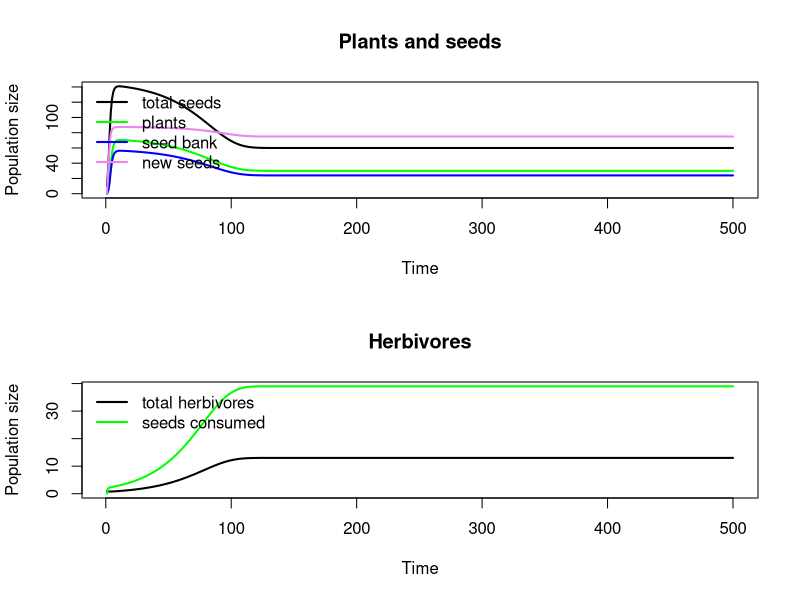

Reproduce this figure in R.

# model an annual plant with a seed predator
# the predator consumers seeds after they are produced and 
# before they are incorporated in the seed bank

# set your working directory
setwd("G:/My Drive/AdlerLabDocs/PlantPopEcol/code")

### define population growth function-----------------------

seed_herbivore_growth <- function(N,g,s,fec,alpha,H,s_H,a,h,b){
  
  # plants
  germinants <- g*N   # number of plants germinating out of the seed bank
  surv_seeds <- N*(1-g)*s  # number of ungerminated seeds that survive
  new_seeds <- fec*germinants/(1+alpha*germinants)  # fecundity (production of new seeds)
  consumed_seeds <- a*new_seeds*H/(1 + a*h*new_seeds)  # seed consumed by the herbivore, Type II functional response
  if(consumed_seeds>new_seeds) consumed_seeds<- new_seeds  # impose realistic limit on seed consumption
  total_seeds <- surv_seeds + new_seeds - consumed_seeds
  
  # herbivores
  surv_herbivores <- H*s_H
  new_herbivores <- b*consumed_seeds
  total_herbivores <- surv_herbivores + new_herbivores
  
  # format output
  plant_out <- c(total_seeds,germinants,surv_seeds,new_seeds)
  herbivore_out <- c(total_herbivores,consumed_seeds)
  return(list(plant_out=plant_out,herbivore_out=herbivore_out))
  
}

### set plant parameters ------------------------------------------
fec_mu <- 10      # mean fecundity (must be > 0)
fec_sigma <- 0  # year-to-year standard deviation of fecundity (must be >= 0)
g <- 0.5        # germination rate
s <- 0.8              # survival of ungerminated seeds
alpha <- 0.1          # density dependence

### set seed predator (herbivore = H) parameters
s_H <- 0.4   # herbivore survival rate
a <- 0.1   # herbivore attack rate
h  <- 0.2   # handling time
b <- 0.2   # number of new herbivores per seeds consumed

### set-up simulation ------------------------------------------

timesteps <- 500  # number of time steps to simulate

# matrix to store plant and seed data
Nmatrix <- matrix(NA,nrow=timesteps,ncol=4)  
colnames(Nmatrix) <- c("total_seeds","germinants","surv_seeds","new_seeds")
Nmatrix[1,] <- c(10,0,0,0)  # initial population state

# matrix to store herbivore data
Hmatrix <- matrix(NA,nrow=timesteps,ncol=2)  
colnames(Hmatrix) <- c("total_herbivores","consumed_seeds")
Hmatrix[1,] <- c(1,0)  # initial population state

# draw time-varying plant fecundities
fec <- rnorm(timesteps,fec_mu, fec_sigma) 
fec[fec<0] <- 0   # set negative fecundities to zero

### run simulation ------------------------------------------

for(i in 2:timesteps){
  update<- seed_herbivore_growth(Nmatrix[i-1,1],g,s,fec[i],alpha,H=Hmatrix[i-1,1],s_H,a,h,b)
  Nmatrix[i,] <- update$plant_out
  Hmatrix[i,] <- update$herbivore_out
}

### plot results ------------------------------------------

myCols <-c("black","green","blue","violet")
myNames <- c("total seeds","plants","seed bank","new seeds")
myNames_H <- c("total herbivores","seeds consumed")

par(mfrow=c(2,1))  # set up plotting device for two panels

matplot(Nmatrix,type="l",xlab="Time",ylab="Population size",
        lty=1,lwd=2, col=myCols, main="Plants and seeds")
legend("topleft",myNames,col=myCols,lty=1, lwd=2, bty="n")

matplot(Hmatrix,type="l",xlab="Time",ylab="Population size",
        lty=1,lwd=2, col=myCols, main= "Herbivores")
legend("topleft",myNames_H,col=myCols,lty=1, lwd=2, bty="n")
